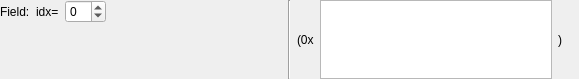
<?xml version="1.0" encoding="UTF-8"?>
<ui version="4.0">
 <class>VariantFieldWidget</class>
 <widget class="QWidget" name="VariantFieldWidget">
  <property name="geometry">
   <rect>
    <x>0</x>
    <y>0</y>
    <width>579</width>
    <height>79</height>
   </rect>
  </property>
  <property name="windowTitle">
   <string>Variant Field</string>
  </property>
  <layout class="QHBoxLayout" name="horizontalLayout_5" stretch="1,0,1">
   <property name="leftMargin">
    <number>0</number>
   </property>
   <property name="topMargin">
    <number>0</number>
   </property>
   <property name="rightMargin">
    <number>0</number>
   </property>
   <property name="bottomMargin">
    <number>0</number>
   </property>
   <item>
    <layout class="QHBoxLayout" name="horizontalLayout_4">
     <item>
      <layout class="QVBoxLayout" name="verticalLayout">
       <item>
        <layout class="QHBoxLayout" name="horizontalLayout">
         <item>
          <widget class="QWidget" name="m_idxWidget" native="true">
           <layout class="QHBoxLayout" name="horizontalLayout_7">
            <property name="leftMargin">
             <number>0</number>
            </property>
            <property name="topMargin">
             <number>0</number>
            </property>
            <property name="rightMargin">
             <number>0</number>
            </property>
            <property name="bottomMargin">
             <number>0</number>
            </property>
            <item>
             <widget class="QLabel" name="m_nameLabel">
              <property name="text">
               <string>Field:</string>
              </property>
             </widget>
            </item>
            <item>
             <widget class="QLabel" name="m_idxLabel">
              <property name="text">
               <string>idx=</string>
              </property>
             </widget>
            </item>
            <item>
             <widget class="QSpinBox" name="m_idxSpinBox">
              <property name="minimum">
               <number>-1</number>
              </property>
             </widget>
            </item>
            <item>
             <spacer name="horizontalSpacer_4">
              <property name="orientation">
               <enum>Qt::Horizontal</enum>
              </property>
              <property name="sizeHint" stdset="0">
               <size>
                <width>58</width>
                <height>20</height>
               </size>
              </property>
             </spacer>
            </item>
           </layout>
          </widget>
         </item>
        </layout>
       </item>
       <item>
        <widget class="QWidget" name="m_valueWidget" native="true">
         <layout class="QHBoxLayout" name="horizontalLayout_3">
          <property name="spacing">
           <number>6</number>
          </property>
          <property name="leftMargin">
           <number>0</number>
          </property>
          <property name="topMargin">
           <number>0</number>
          </property>
          <property name="rightMargin">
           <number>0</number>
          </property>
          <property name="bottomMargin">
           <number>0</number>
          </property>
          <item>
           <layout class="QVBoxLayout" name="m_membersLayout"/>
          </item>
         </layout>
        </widget>
       </item>
       <item>
        <spacer name="verticalSpacer">
         <property name="orientation">
          <enum>Qt::Vertical</enum>
         </property>
         <property name="sizeHint" stdset="0">
          <size>
           <width>20</width>
           <height>40</height>
          </size>
         </property>
        </spacer>
       </item>
      </layout>
     </item>
     <item>
      <spacer name="horizontalSpacer_3">
       <property name="orientation">
        <enum>Qt::Horizontal</enum>
       </property>
       <property name="sizeHint" stdset="0">
        <size>
         <width>40</width>
         <height>20</height>
        </size>
       </property>
      </spacer>
     </item>
    </layout>
   </item>
   <item>
    <widget class="Line" name="m_sepLine">
     <property name="orientation">
      <enum>Qt::Vertical</enum>
     </property>
    </widget>
   </item>
   <item>
    <widget class="QWidget" name="m_serValueWidget" native="true">
     <layout class="QHBoxLayout" name="horizontalLayout_2">
      <property name="leftMargin">
       <number>0</number>
      </property>
      <property name="topMargin">
       <number>0</number>
      </property>
      <property name="rightMargin">
       <number>0</number>
      </property>
      <property name="bottomMargin">
       <number>0</number>
      </property>
      <item>
       <widget class="QLabel" name="m_serFrontLabel">
        <property name="text">
         <string>(0x</string>
        </property>
       </widget>
      </item>
      <item>
       <widget class="QPlainTextEdit" name="m_serValuePlainTextEdit">
        <property name="sizeAdjustPolicy">
         <enum>QAbstractScrollArea::AdjustIgnored</enum>
        </property>
        <property name="readOnly">
         <bool>true</bool>
        </property>
       </widget>
      </item>
      <item>
       <widget class="QLabel" name="m_serBackLabel">
        <property name="text">
         <string>)</string>
        </property>
       </widget>
      </item>
      <item>
       <spacer name="horizontalSpacer_2">
        <property name="orientation">
         <enum>Qt::Horizontal</enum>
        </property>
        <property name="sizeHint" stdset="0">
         <size>
          <width>40</width>
          <height>20</height>
         </size>
        </property>
       </spacer>
      </item>
     </layout>
    </widget>
   </item>
  </layout>
 </widget>
 <resources/>
 <connections/>
</ui>
